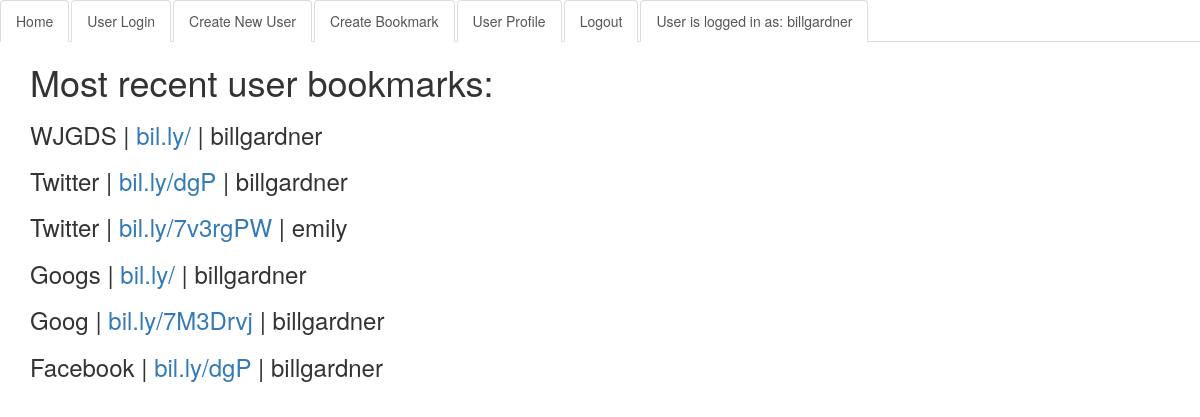
The app's page / (signed in) with its own data.
### url/models.py (models this page shows, shortened)
class Url(models.Model):
    url = models.URLField()
    site_name = models.CharField(max_length=60)
    description = models.TextField()
    created = models.DateTimeField(auto_now_add=True)
    hashid = models.CharField(max_length=50)
    user = models.ForeignKey(User)
    class Meta:
        ordering = ['-site_name']

### url/views.py (the view)
# urls.py: url(r'^$', IndexView.as_view(), name="index"),
class IndexView(TemplateView):
    template_name = "index.html"
    def get_context_data(self, **kwargs):
        context = super().get_context_data(**kwargs)
        context["urls"] = Url.objects.all()
        return context

### templates/index.html
{% extends "base.html" %}
{% block content %}
<h1>Most recent user bookmarks:</h1>
    {% for url in urls %}
    <h3>{{ url.site_name }}  | <a href="{{ url.url }}" target="_blank">bil.ly/{{ url.hashid }}</a>  |  {{ url.user }}</h3>
    {% endfor %}
{% endblock %}

### templates/base.html (shortened to what this page needs)
{% load staticfiles %}
<!DOCTYPE html>
<html lang="en">
<head>
    <link rel="stylesheet" href="{% static 'url/css/bootstrap.min.css' %}">
    <link rel="stylesheet" href="{% static 'url/main.css' %}">
</head>
<body>
    <nav role="navigation">
        <ul class="nav nav-tabs">
          <li role="presentation" class="active"><a href="/">Home</a></li>
          <li role="presentation" class="active"><a href="{% url 'login' %}">User Login</a></li>
          <li role="presentation" class="active"><a href="{% url 'create_user' %}">Create New User</a></li>
          {% if request.user.is_authenticated %}
          <li role="presentation" class="active"><a href="{% url 'create_bookmark' %}">Create Bookmark</a></li>
          <li role="presentation" class="active"><a href="{% url 'profile' %}">User Profile</a></li>
          <li role="presentation" class="active"><a href="{% url 'logout' %}">Logout</a></li>
          <li role="presentation" class="active"><a href="">User is logged in as: {{ request.user }}</a></li>
          {% endif %}
        </ul>
    </nav>
<div class="container">
    {% block content %}{% endblock %}
</div>
</body>
</html>

### records on screen
Url: site_name "WJGDS", user "billgardner"
Url: site_name "Twitter", hashid "dgP", user "billgardner"
Url: site_name "Twitter", hashid "7v3rgPW", user "emily"
Url: site_name "Googs", user "billgardner"
Url: site_name "Goog", hashid "7M3Drvj", user "billgardner"
Url: site_name "Facebook", hashid "dgP", user "billgardner"

### other values on screen
{{ request.user }} "billgardner"
